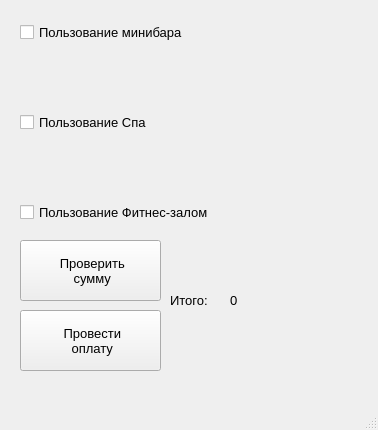
<?xml version="1.0" encoding="UTF-8"?>
<ui version="4.0">
 <class>MainWindow</class>
 <widget class="QMainWindow" name="MainWindow">
  <property name="geometry">
   <rect>
    <x>0</x>
    <y>0</y>
    <width>378</width>
    <height>430</height>
   </rect>
  </property>
  <property name="windowTitle">
   <string>MainWindow</string>
  </property>
  <widget class="QWidget" name="centralwidget">
   <widget class="QPushButton" name="PrOplataButton">
    <property name="geometry">
     <rect>
      <x>20</x>
      <y>240</y>
      <width>141</width>
      <height>61</height>
     </rect>
    </property>
    <property name="font">
     <font>
      <family>Segoe UI</family>
      <pointsize>10</pointsize>
     </font>
    </property>
    <property name="text">
     <string> Проверить
 сумму</string>
    </property>
    <property name="icon">
     <iconset>
      <normaloff>../images for project/icon_dollar.png</normaloff>../images for project/icon_dollar.png</iconset>
    </property>
   </widget>
   <widget class="QLabel" name="ItogoLabel">
    <property name="geometry">
     <rect>
      <x>170</x>
      <y>270</y>
      <width>61</width>
      <height>61</height>
     </rect>
    </property>
    <property name="font">
     <font>
      <pointsize>10</pointsize>
     </font>
    </property>
    <property name="text">
     <string>Итого: </string>
    </property>
   </widget>
   <widget class="QLabel" name="SummaLabel">
    <property name="geometry">
     <rect>
      <x>230</x>
      <y>270</y>
      <width>101</width>
      <height>61</height>
     </rect>
    </property>
    <property name="font">
     <font>
      <pointsize>10</pointsize>
     </font>
    </property>
    <property name="text">
     <string>0</string>
    </property>
   </widget>
   <widget class="QCheckBox" name="Minibar">
    <property name="geometry">
     <rect>
      <x>20</x>
      <y>20</y>
      <width>309</width>
      <height>25</height>
     </rect>
    </property>
    <property name="font">
     <font>
      <pointsize>10</pointsize>
     </font>
    </property>
    <property name="text">
     <string>Пользование минибара</string>
    </property>
   </widget>
   <widget class="QCheckBox" name="SpaSalon">
    <property name="geometry">
     <rect>
      <x>20</x>
      <y>110</y>
      <width>309</width>
      <height>25</height>
     </rect>
    </property>
    <property name="font">
     <font>
      <pointsize>10</pointsize>
     </font>
    </property>
    <property name="text">
     <string>Пользование Спа</string>
    </property>
   </widget>
   <widget class="QCheckBox" name="Fitnes">
    <property name="geometry">
     <rect>
      <x>20</x>
      <y>200</y>
      <width>309</width>
      <height>25</height>
     </rect>
    </property>
    <property name="font">
     <font>
      <pointsize>10</pointsize>
     </font>
    </property>
    <property name="text">
     <string>Пользование Фитнес-залом</string>
    </property>
   </widget>
   <widget class="QPushButton" name="OplataButton">
    <property name="geometry">
     <rect>
      <x>20</x>
      <y>310</y>
      <width>141</width>
      <height>61</height>
     </rect>
    </property>
    <property name="font">
     <font>
      <family>Segoe UI</family>
      <pointsize>10</pointsize>
     </font>
    </property>
    <property name="text">
     <string> Провести
 оплату</string>
    </property>
    <property name="icon">
     <iconset>
      <normaloff>../images for project/oplata_icon.png</normaloff>../images for project/oplata_icon.png</iconset>
    </property>
    <property name="iconSize">
     <size>
      <width>40</width>
      <height>40</height>
     </size>
    </property>
   </widget>
  </widget>
  <widget class="QMenuBar" name="menubar">
   <property name="geometry">
    <rect>
     <x>0</x>
     <y>0</y>
     <width>378</width>
     <height>26</height>
    </rect>
   </property>
  </widget>
  <widget class="QStatusBar" name="statusbar"/>
 </widget>
 <resources/>
 <connections/>
</ui>
